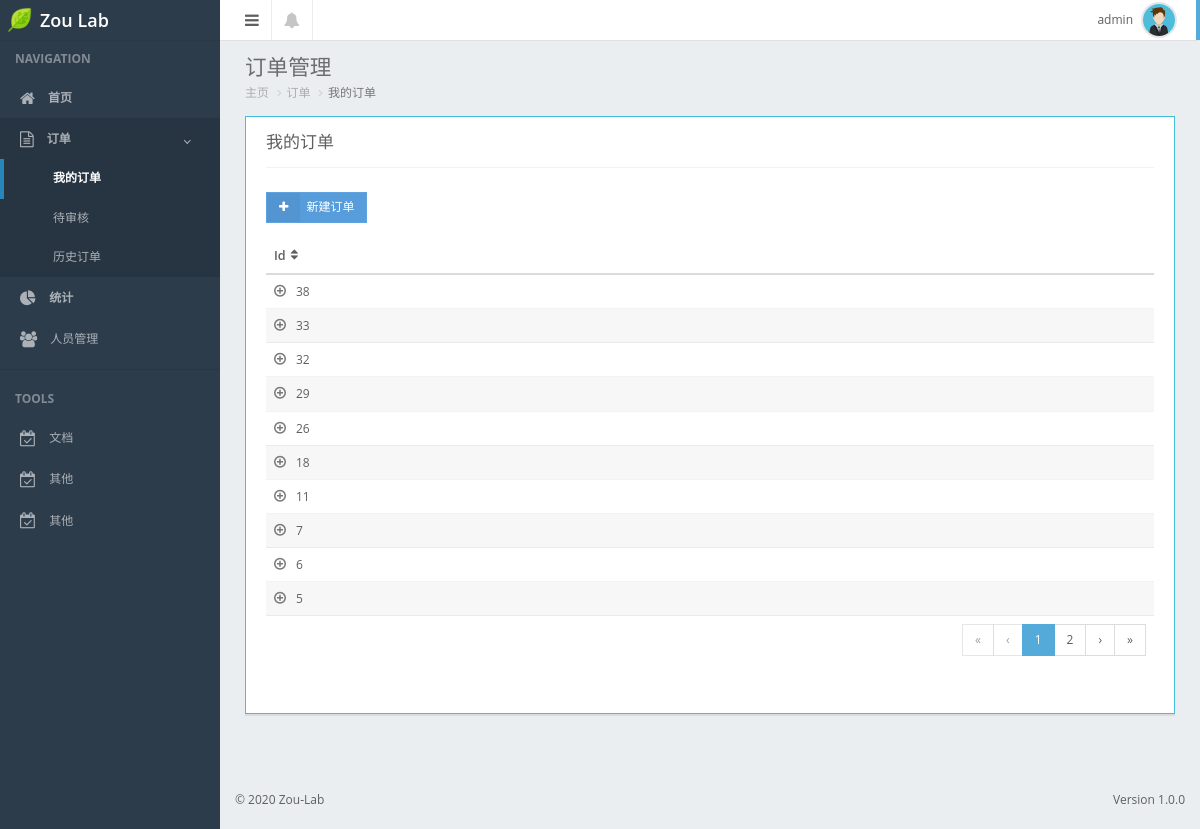
The page /order/myorder/ (signed in) on the database its author committed.
### web/models.py (models this page shows, shortened)
class UserProfile(AbstractBaseUser, PermissionsMixin):
    email = models.EmailField(
        verbose_name='email address',
        max_length=255,
        unique=True,
        null = True,
    )
    name = models.CharField(max_length=64, )
    password = models.CharField(_("password"), max_length=128)
    user_type_choices = (
        (0, "老师"),
        (1, "博士"),
        (2, "硕士"),
        (3, "本科生"),
        (4, "已毕业"),
        (5, "----")
    )
    user_type = models.SmallIntegerField(choices=user_type_choices, verbose_name="用户类型", null=True, default=5)
    stu_number = models.CharField(max_length=16, blank=True, default="---", verbose_name="学号")
    avatar = models.ImageField(verbose_name="头像", upload_to = user_directory_path, blank = True, null = True)
    is_active = models.BooleanField(default=True)
    is_admin = models.BooleanField(default=False)
    objects = MyUserManager()
    USERNAME_FIELD = 'email'
    REQUIRED_FIELDS = ['name']
    class Meta:
        verbose_name = "用户信息"
        verbose_name_plural = "用户信息"
        permissions = (
            ("web__check_orders", "审核订单"),
            ("web__edit_history_orders", "修改历史订单"),
            ("web__edit_user_info", "修改用户信息"),
        )

class Order(models.Model):
    objects = models.Manager()
    order_type_choices = (
        (0, "试剂购买"),
        (1, "引物合成"),
        (2, "测序"),
        (3, "其他"),
    )
    order_type = models.SmallIntegerField(choices=order_type_choices, default=0)
    company = models.CharField(max_length=64, blank=True, null=True)
    unit_price = models.DecimalField(max_digits=8, decimal_places=2)
    count = models.IntegerField()
    total_price = models.DecimalField(max_digits=8, decimal_places=2)
    create_date = models.DateTimeField(auto_now_add=True, verbose_name="创建日期")
    checked_date = models.DateTimeField(verbose_name="批准日期", blank=True, null=True)
    status_choices = (
        (0, "未提交"),
        (1, "待审核"),
        (2, "审核未通过"),
        (3, "已批准"),
    )
    status = models.SmallIntegerField(choices=status_choices, verbose_name="订单状态")
    user = models.ForeignKey("UserProfile", on_delete=models.SET_NULL, null=True)
    memo = models.TextField(verbose_name="备注", blank=True, null=True)
    detail = models.ForeignKey("GoodsDetail", on_delete=models.SET_NULL, null=True)
    bill_received = models.BooleanField(default=False)
    review = models.CharField(max_length=128, blank=True, null=True)
    class Meta:
        verbose_name = "订单"
        verbose_name_plural = "订单"

### web/views.py (the view)
# urls.py: path("order/myorder/", views.myorder),
@login_required
def myorder(request):
    cur_user_id = request.user.id
    cur_orders = models.Order.objects.filter(user_id=cur_user_id).order_by("create_date").reverse()
    order_type = "personal"
    return render(request, "web/orders.html", {"my_orders": cur_orders, "order_type": order_type})

### web/models.py (called while the page is built)
    def __str__(self):
        return "%s %s" % (self.name, self.brand)

### web/templatetags/tags.py (called while the page is built)
@register.simple_tag
def get_order_status(order_obj):
    html = '''
        <td><a href="{order_id}"><span class="label label-table {button}">{text}</span></a></td>
    '''
    status_dict = {
        0: ["未提交", "label-default"],
        1: ["待审核", "label-warning"],
        2: ["审核未通过", "label-danger"],
        3: ["已批准", "label-success"],
    }
    status = order_obj.status
    res = html.format(button=status_dict[status][1], text=status_dict[status][0], order_id=order_obj.id)
    return mark_safe(res)

@register.simple_tag
def get_create_date(order_obj):
    html = "<td><a href='{order_id}'>{time}</a></td>"
    create_date = order_obj.create_date
    time_toshow = create_date.strftime("%Y-%m-%d  %I:%M %p")
    res = html.format(time=time_toshow, order_id=order_obj.id)
    return mark_safe(res)

### templates/web/orders.html (shortened to what this page needs)
{% extends "web/index.html" %}
{% load tags %}
{% block content %}
<div class="" id="content-container">
    <div id="page-title">
        <h1 class="page-header text-overflow">订单管理</h1>
    </div>
    <ol class="breadcrumb">
        <li><a href="/">主页</a></li>
        <li><a href="#">订单</a></li>
        {% if order_type == "personal" %}
            <li class="active">我的订单</li>
        {% elif order_type == "unchecked" %}
            <li class="active">订单审核</li>
        {% elif order_type == "history" %}
            <li class="active">历史订单</li>
        {% endif %}
    </ol>
    <div id="page-content">
        <div class="panel panel-bordered-info">
            <div class="panel-heading">
            {% if order_type == "personal" %}
                <h3 class="panel-title">我的订单</h3>
            {% elif order_type == "unchecked" %}
                <h3 class="panel-title">订单审核</h3>
            {% elif order_type == "history" %}
                <h3 class="panel-title">历史订单</h3>
            {% endif %}
            </div>
            {% if order_type == "personal" %}
                {% include "web/my_orders_list.html" %}
            {% else %}
                {% include "web/unchecked_list.html" %}
            {% endif %}
        </div>
    </div>
</div>
{% endblock %}
{% block css %}
<link href="/static/plugins/fooTable/css/footable.core.css" rel="stylesheet">
{% endblock %}

### templates/web/index.html (shortened to what this page needs)
<!DOCTYPE html>
<html lang="en">
<head>
    <link href="/static/plugins/bootstrap-select/bootstrap-select.min.css" rel="stylesheet">
	<link href="/static/css/bootstrap.min.css" rel="stylesheet">
    <link href="/static/css/bootstrap.css" rel="stylesheet">
    <link href="/static/css/nifty.min.css" rel="stylesheet">
    <link href="/static/plugins/font-awesome/css/font-awesome.min.css" rel="stylesheet">
	{% block css %}
	{% endblock %}
</head>
<body>
	<div id="container" class="effect mainnav-lg">
        <header id="navbar">
            <div id="navbar-container" class="boxed">
                <div class="navbar-header">
                    <a href="#" class="navbar-brand">
                        <img src="/static/img/logo.png" id="page-logo" alt="Logo" class="brand-icon" height="20px" width="20px" style="
                        width: 25px;
                        height: 26px;
                        margin-left: 7px;
                        margin-top: 7px;
                    ">
                        <div class="brand-title">
                            <span class="brand-text">Zou Lab</span>
                        </div>
                    </a>
                </div>
                <div class="navbar-content clearfix">
                    <ul class="nav navbar-top-links pull-left">
                        <li class="tgl-menu-btn">
                            <a class="mainnav-toggle" href="#">
                                <i class="fa fa-navicon fa-lg"></i>
                            </a>
						</li>
						<li class="dropdown">
                            <a href="#" data-toggle="dropdown" class="dropdown-toggle" aria-expanded="true">
                                <i class="fa fa-bell fa-lg"></i>
                            </a>
                        </li>
                    </ul>
                    <ul class="nav navbar-top-links pull-right">
                        <li id="dropdown-user" class="dropdown" style="border: 0;">
                            <a href="#" data-toggle="dropdown" class="dropdown-toggle text-right">
                                <span class="pull-right">
                                    <img class="img-circle img-user media-object" src="/static/img/av1.png" alt="Profile Picture">
                                </span>
                                <div class="username hidden-xs">{{ request.user.name }}</div>
                            </a>
                        </li>
                    </ul>
                </div>
            </div>
        </header>
		<div class="boxed">
			{% block content %}
			{% endblock %}
            <nav id="mainnav-container" style="padding-top: 0px;">
                <div id="mainnav" style="padding-top: 40px;">
                    <div id="mainnav-menu-wrap">
                        <div class="nano">
                            <div class="nano-content">
                                <ul id="mainnav-menu" class="list-group">
						            <li class="list-header">Navigation</li>
						            <li class="home active-link">
						                <a href="/home">
						                    <i class="fa fa-home fa-lg"></i>
						                    <span class="menu-title">
												<strong>首页</strong>
											</span>
						                </a>
						            </li>
						            <li class="order">
						                <a href="#">
						                    <i class="fa fa-file-text-o fa-lg"></i>
						                    <span class="menu-title">
												<strong>订单</strong>
											</span>
											<i class="arrow"></i>
                                        </a>
						                <ul class="collapse">
						                    <li class="order-sub myorder"><a href="/order/myorder">我的订单</a></li>
						                    <li class="order-sub check"><a href="/order/check/">待审核</a></li>
						                    <li class="order-sub history"><a href="/order/history/">历史订单</a></li>
						                </ul>
						            </li>
						            <li class="statisc">
						                <a href="#">
						                    <i class="fa fa-pie-chart fa-lg"></i>
						                    <span class="menu-title">
												<strong>统计</strong>
											</span>
                                        </a>
									</li>
									<li class="userinfo">
						                <a href="/userinfo/">
						                    <i class="fa fa-users fa-lg"></i>
						                    <span class="menu-title">人员管理</span>
						                </a>
						            </li>
						            <li class="list-divider"></li>
						            <li class="list-header">TOOLS</li>
						            <li class="document">
						                <a href="#">
						                    <i class="fa fa-calendar-check-o fa-lg"></i>
						                    <span class="menu-title">文档</span>
						                </a>
                                    </li>
                                    <li class="">
						                <a href="#">
						                    <i class="fa fa-calendar-check-o fa-lg"></i>
						                    <span class="menu-title">其他</span>
						                </a>
                                    </li>
                                    <li class="">
						                <a href="#">
						                    <i class="fa fa-calendar-check-o fa-lg"></i>
						                    <span class="menu-title">其他</span>
						                </a>
						            </li>
                            </div>
                        </div>
                    </div>
                </div>
            </nav>
		</div>
        <footer id="footer" class="hide-fixed">
            <div class="hide-fixed pull-right pad-rgt">Version 1.0.0</div>
            <p class="pad-lft">&#0169; 2020 Zou-Lab </p>
        </footer>
	</div>
</body>
</html>

### templates/web/my_orders_list.html (shortened to what this page needs)
{% load tags %}
<div class="panel-body">
    <div class="row">
        <div class="col-sm-6 text-xs-center">
            <div class="form-group">
                <a id="demo-btn-addrow" class="btn btn-primary btn-labeled fa fa-plus" href="create/">新建订单</a>
            </div>
        </div>
        <div class="col-sm-6 text-xs-center text-right">
        </div>
    </div>
    <table id="foo-filtering" class="table table-hover toggle-circle order-list" data-page-size="10">
        <thead>
            <tr>
                <th>Id</th>
            </tr>
        </thead>
        <tbody>
            {% for item in my_orders %}
            <tr class="footable-even" style="display: table-row;">
                <td><a href="{{ item.id }}">{{ item.id }}</a></td>
            </tr>
            {% endfor %}
        </tbody>
        <tfoot>
            <tr>
                <td colspan="7">
                    <div class="text-right">
                        <ul class="pagination"></ul>
                    </div>
                </td>
            </tr>
        </tfoot>
    </table>
</div>

### rows shown on the page
UserProfile: user.name "admin"
Order: id "38"
Order: id "33"
Order: id "32"
Order: id "29"
Order: id "26"
Order: id "18"
Order: id "11"
Order: id "7"
Order: id "6"
Order: id "5"
